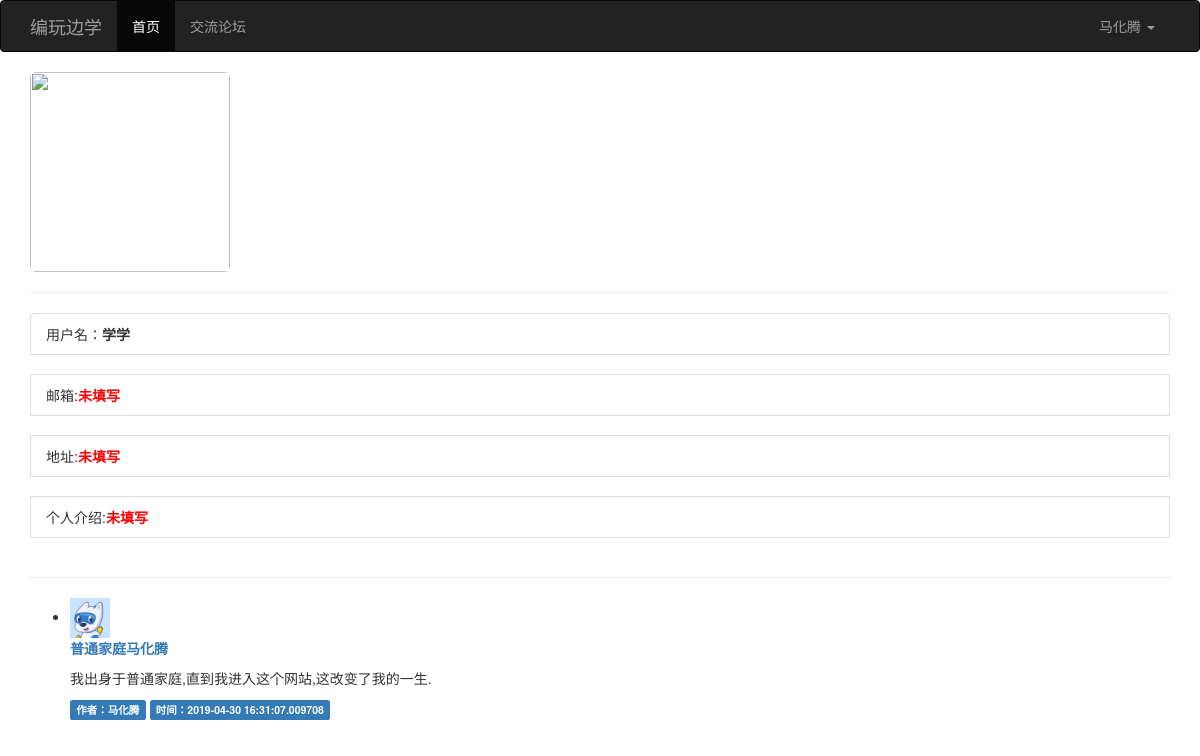
The app's page /user_detail/5 (signed in) with its own data.
### main.py (models this page shows)
class User(db.Model):
    __tablename__ = 'users'
    id = db.Column(db.Integer, primary_key=True)
    username = db.Column(db.String(16), nullable=False, unique=True)
    password = db.Column(db.String(100), nullable=False)
    email = db.Column(db.String(64), nullable=True)
    address = db.Column(db.String(50), nullable=True)
    info = db.Column(db.String(100), nullable=True)
    stage = db.Column(db.Integer, default='0')
    real_avatar = db.Column(db.String(100))

class Post(db.Model):
    __tablename__ = 'posts'
    id = db.Column(db.Integer, primary_key=True, autoincrement=True)
    title = db.Column(db.String(100), nullable=False)
    content = db.Column(db.Text, nullable=False)
    create_time = db.Column(db.DateTime, default=datetime.now)
    author_id = db.Column(db.Integer, db.ForeignKey('users.id'))
    author = db.relationship('User', backref=db.backref('posts'))

### main.py (the view)
@app.route('/user_detail/<user_id>')
def user_detail(user_id):
    user = User.query.filter(User.id == user_id).first()
    posts = Post.query.filter(User.id == user_id).all()
    count = len(posts)
    return render_template(
        'user_detail.html',
        user=user,
        posts=posts,
        count=count)

### main.py (called while the page is built)
@app.context_processor
def my_context_processor():
    user_id = session.get('user_id')
    if user_id:
        user = User.query.filter(User.id == user_id).first()
        if user:
            return {'um': user}
    return {}

### templates/user_detail.html (shortened to what this page needs)
{% extends "base.html" %}
{% block content %}
    <div class="container">
        {% if um.real_avatar %}
            <img style="width:200px;height:200px;" class="img-rounded profile-thumbnail" src="{{ user.real_avatar }}">
        {% else %}
            <img class="img-rounded profile-thumbnail" src="{{ url_for('static',filename='code200.png') }}">
        {% endif %}
        <hr>
        <ul class="list-group">
            {% if user.username %}
                <li class="list-group-item">用户名：<b>{{ user.username }}</b></li>
                <br>
                {% if user.email %}
                    <li class="list-group-item">邮箱：<b>{{ user.email }}</b></li>
                {% else %}
                    <li class="list-group-item">邮箱:<b style="color:red;">未填写</b></li>
                {% endif %}
                <br>
                {% if user.address %}
                    <li class="list-group-item"> 地址：
                        <b>
                            <a href="http://map.baidu.com/?newmap=1&ie=utf-8&s=s%26wd%3D{{ user.address }}"
                               target="_blank">{{ user.address }}</a>
                        </b></li>
                {% else %}
                    <li class="list-group-item">地址:<b style="color:red;">未填写</b></li>
                {% endif %}
                <br>
                {% if user.info %}
                    <li class="list-group-item">个人介绍：<b>{{ user.info }}</b></li>
                {% else %}
                    <li class="list-group-item">个人介绍:<b style="color:red;">未填写</b></li>
                {% endif %}
            {% endif %}
            <p><br>
            </p>
        </ul>
        <hr>
        <ul class="posts">
            {% for post in posts %}
                {% if um.id == post.id %}
                    <li class="post">
                        <div class="post-thumbnail">
                            <img style="width:40px;height:40px;" src="{{ url_for('static',filename='code200.png') }}"
                                 alt=""
                                 class="avatar">
                        </div>
                        <div class="post-content">
                            <div class="post-body">
                                <p style="color:blue">
                                    <b>
                                        <a href="{{ url_for('detail',post_id=post.id) }}">{{ post.title }}</a>
                                    </b>
                                </p>
                                <p><span>{{ post.content }}</span></p>
                            </div>
                        </div>
                        <div class="post-footer">
                            <span class="label label-primary">作者：{{ post.author.username }}</span>
                            <span class="label label-primary">时间：{{ post.create_time }}</span>
                        </div>
                    </li>
                {% endif %}
            {% endfor %}
        </ul>
    </div>
{% endblock %}

### templates/base.html (shortened to what this page needs)
{% extends "bootstrap/base.html" %}
{% block navbar %}
    <nav class="navbar navbar-inverse">
        <div class="container">
            <div class="navbar-header">
                <a class="navbar-brand" href="#">编玩边学</a>
            </div>
            <div class="collapse navbar-collapse" id="bs-example-navbar-collapse-1">
                <ul class="nav navbar-nav">
                    <li class="active"><a href="{{ url_for('index') }}">首页<span class="sr-only">(current)</span></a>
                    </li>
                    {% if um %}
                        <li><a href="{{ url_for("forum_index") }}">交流论坛</a></li>
                    {% else %}
                        <li><a href="{{ url_for("login") }}">交流论坛</a></li>
                    {% endif %}
                </ul>
                <ul class="nav navbar-nav navbar-right">
                    {% if um %}
                        <li class="dropdown">
                            <a href="#" class="dropdown-toggle" data-toggle="dropdown" role="button"
                               aria-haspopup="true" aria-expanded="false">{{ um.username }} <span class="caret"></span></a>
                        </li>
                    {% else %}
                        <li><a href="{{ url_for('login') }}">登录</a></li>
                        <li><a href="{{ url_for('register') }}">注册</a></li>
                    {% endif %}
                </ul>
            </div>
        </div>
    </nav>
{% endblock %}

### records on screen
User: username "马化腾"
User: username "学学"
Post: title "普通家庭马化腾", content "我出身于普通家庭,直到我进入这个网站,这改变了我的一生.", author.username "马化腾", create_time "2019-04-30 16:31:07.009708"
